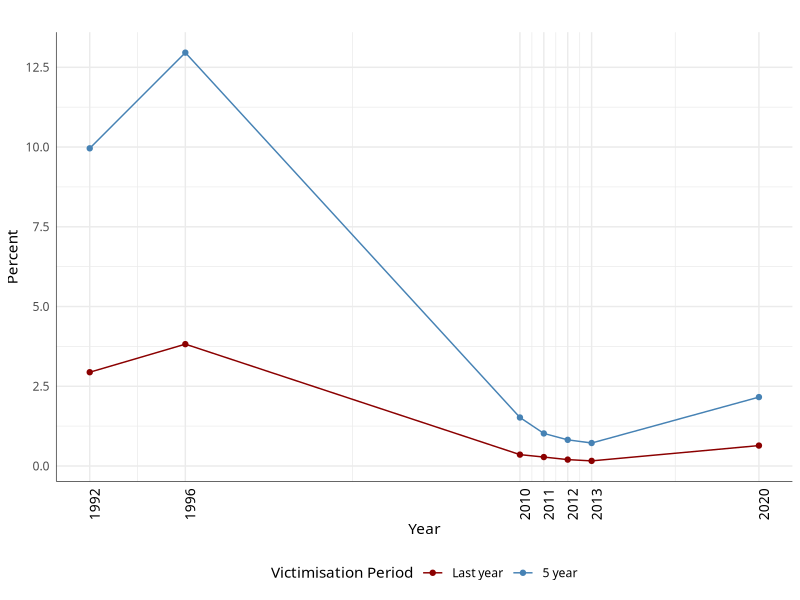

Source code (R): (Note: this script raises an error after producing the figure.)
rm(list=ls())    # clear the workspace

#=== Temur Gugushvii === 

library(ggplot2)
library(tidyverse)



icvs_1992 <- read.csv("data/khokhobaia_gugushvili_fig_2_icvs_trends.csv")

icvs_1992  <- icvs_1992 %>%
              dplyr::mutate(percentage_2 = as.numeric(percentage),
                            year_2 = as.numeric(year))  


khokhobaia_gugushvili_fig_2_icvs_trends <- ggplot(icvs_1992, aes(year_2, percentage_2, color = type)) +
                 geom_line()+
          geom_point()+
          theme_minimal(base_family="Sylfaen")+
          theme(axis.text.x=element_text(angle = 90, hjust=0.9, size=10, colour="black"),
                legend.position = "bottom",
                axis.line = element_line(size = 0.2, colour = "black"))+
          scale_x_continuous(breaks=c(1992, 1996, 2010, 2011, 2012, 2013, 2020))+
          scale_y_continuous(breaks=c(0, 2.5, 5, 7.5, 10, 12.5, 15))+
          labs(y = "Percent", 
               x = "Year")+
          scale_color_manual(name = "Victimisation Period",
                             labels = c("Last year", "5 year"),
                             values = c("darkred", "steelblue"))+
    labs(title = "")


#Save the ggplot
ggsave("visualization/khokhobaia_gugushvili_fig_2_icvs_trends.png", 
       plot = khokhobaia_gugushvili_fig_2_icvs_trends,
       units = "mm",
       width = 300,
       height = 175) 
  